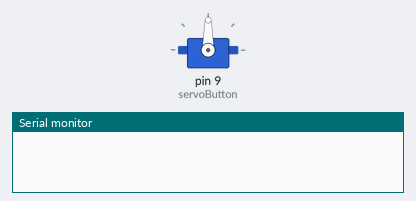
Recording of a sketch running on a simulated Arduino Uno, built with avr-gcc and run on an emulated ATmega328P. Shown: servo, the last lines printed to the serial monitor.

Above: at 0.1 s.
At 33.95 s:
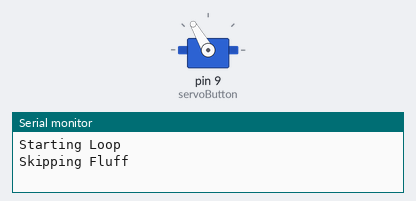
Timing chart, 0 to 35.6 s (numbered marks = the images above):
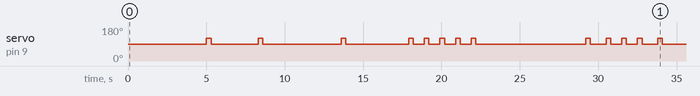

Measured:
- by itself, servo on pin 9 (servoButton): 90° → 120° at 5.0 s, → 90° 0.30 s later, → 120° 3.0 s later, → 90° 0.30 s later, … (26 changes in this stretch)

The sketch:

Type-Null.ino
```cpp
// include the Servo library
#include <Servo.h>

// create servo object
Servo servoButton;

bool keepLooping = true;
int defaultPosition = 90;

// connect servo
void setup() {
  servoButton.write(defaultPosition); //starting angle
  servoButton.attach(9); // attaches the servo on pin 9 to the servo object

  Serial.begin(9600); // open a serial connection to your computer
}

// press A function
void pressAButton(int pressDurationInMS) {
  servoButton.write(120); // set servo push down angle
  delay(pressDurationInMS);   // wait
  servoButton.write(defaultPosition); // reset servo angle
}

// press Start funtiin
void pressStartButton(int pressDurationInMS) {
  servoButton.write(70); // set servo push down angle
  delay(pressDurationInMS);   // wait
  servoButton.write(defaultPosition); // reset servo angle
}

void loop() {
  delay(5000); // wait 5 seconds before starting

  if (keepLooping) {
    Serial.println("Starting Loop");
    Serial.println("Skipping Fluff");

    //skip dialog
    {
    //menu cutscene
      pressAButton(300);
      delay(3000);

      //menu
      pressAButton(300);
      delay(5000);

      //Message 1
      pressAButton(300);
      delay(4000);
      //Message 2
      pressAButton(300);
      delay(700);
      //Message 3
      pressAButton(300);
      delay(700);
      //Message 4
      pressAButton(300);
      delay(700);
      //Message 5
      pressAButton(300);
      delay(700);
      //Message 6
      pressAButton(300);
      delay(7000);
      //Message 7
      pressAButton(300);
      delay(1000);
      //Message 8
      pressAButton(300);
      delay(700);
      //Message 9
      pressAButton(300);
      delay(700);
      //Message 10
      pressAButton(300);
      delay(1000);
      //Message 11
      pressAButton(300);
      delay(6500);
      //Message 12
      pressAButton(300);
      delay(700);
    }

    Serial.println("Finished Dialog");
    delay(3000); //delay so image can be taken properly and not the cutscene transition

    // Send message to Python
    Serial.println("Command: checkIfShiny");

    // Wait until we receive a message from Python
    while (Serial.available() == 0) {
      delay(100);
    }
    Serial.println("Reading response from Python");
    // Read response from Python
    char inByte = Serial.read();

    //Read Program Code and translate to Arduino
    if (inByte == 'y') {
      // it's shiny! Stop looping
      Serial.println("It's shiny!");
      keepLooping = false;
    } else {
      // Do a soft reset and keep on looping!
      Serial.println("Not shiny. Doing soft reset");
      keepLooping = true;
      pressStartButton(400);

      // wait 6 seconds after soft reset to let game load
      delay(6000);
    }
  }
}
```
